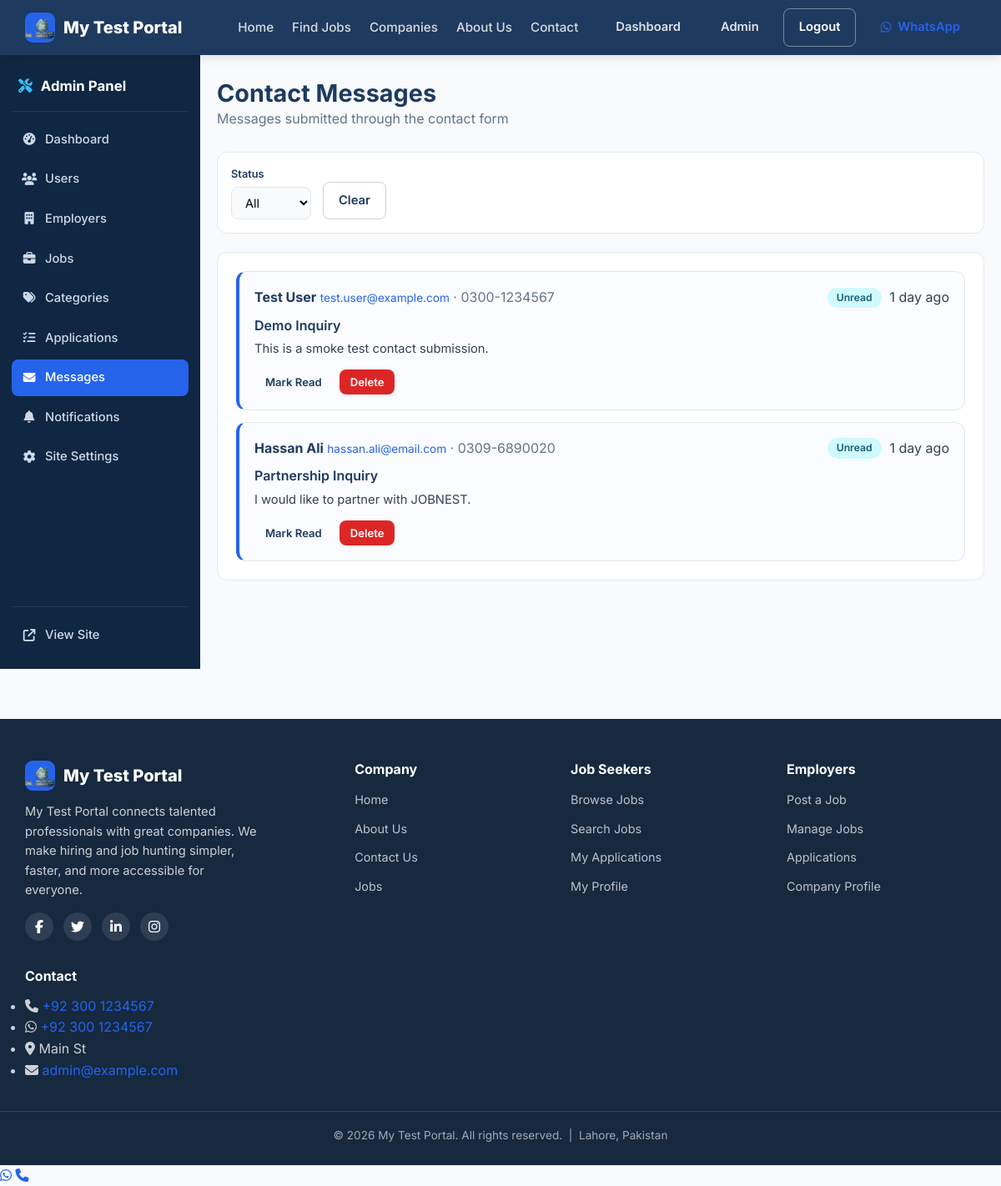
Screenshot of /admin/messages (signed in) with the database file from the repository.
### app/models/site_setting.py (models this page shows, shortened)
class SiteSetting(db.Model):
    __tablename__ = "site_settings"
    id = db.Column(db.Integer, primary_key=True)
    key = db.Column(db.String(80), unique=True, nullable=False, index=True)
    value = db.Column(db.Text, nullable=True)
    label = db.Column(db.String(120), nullable=True)
    group = db.Column(db.String(40), nullable=False, default="general")
    @classmethod
    def get_all(cls):
        return {s.key: s.value for s in cls.query.all()}

### app/models/contact.py (models this page shows, shortened)
class ContactMessage(db.Model):
    __tablename__ = "contact_messages"
    id = db.Column(db.Integer, primary_key=True)
    name = db.Column(db.String(150), nullable=False)
    email = db.Column(db.String(150), nullable=False)
    phone = db.Column(db.String(30), nullable=True)
    subject = db.Column(db.String(200), nullable=False)
    message = db.Column(db.Text, nullable=False)
    status = db.Column(db.String(20), default="unread", nullable=False, index=True)
    created_at = db.Column(db.DateTime, default=datetime.utcnow, nullable=False, index=True)

### app/routes/admin/__init__.py (the view)
@bp.route("/messages")
@login_required
@admin_required
def messages():
    status = request.args.get("status", "").strip()
    query = ContactMessage.query
    if status:
        query = query.filter_by(status=status)
    msgs = query.order_by(ContactMessage.created_at.desc()).all()
    return render_template("admin/messages.html", messages=msgs,
                           current_status=status, title="Contact Messages")

### app/__init__.py (called while the page is built)
@login_manager.user_loader
def load_user(user_id):
    from app.models.user import User
    return db.session.get(User, int(user_id))

### app/models/user.py (called while the page is built)
    @property
    def is_admin(self):
        return self.role == ROLE_ADMIN

    @property
    def is_employer(self):
        return self.role == ROLE_EMPLOYER

    @property
    def is_jobseeker(self):
        return self.role == ROLE_JOBSEEKER

### app/utils/helpers.py (called while the page is built)
def time_ago(dt):
    if not dt:
        return ""
    now = datetime.utcnow()
    diff = now - dt
    seconds = diff.total_seconds()
    if seconds < 60:
        return "just now"
    minutes = seconds // 60
    if minutes < 60:
        return f"{int(minutes)} minute{'s' if minutes != 1 else ''} ago"
    hours = minutes // 60
    if hours < 24:
        return f"{int(hours)} hour{'s' if hours != 1 else ''} ago"
    days = hours // 24
    if days < 30:
        return f"{int(days)} day{'s' if days != 1 else ''} ago"
    months = days // 30
    if months < 12:
        return f"{int(months)} month{'s' if months != 1 else ''} ago"
    years = months // 12
    return f"{int(years)} year{'s' if years != 1 else ''} ago"

### app/templates/admin/messages.html (shortened to what this page needs)
{% extends "admin/layout.html" %}
{% set active = 'messages' %}
{% block admin_content %}
<section class="dashboard admin-dashboard">
    <div class="container">
        <div class="dashboard-head">
            <div>
                <h1>Contact Messages</h1>
                <p>Messages submitted through the contact form</p>
            </div>
        </div>
        <form method="get" class="filter-bar">
            <div class="filter-field">
                <label>Status</label>
                <select name="status" onchange="this.form.submit()">
                    <option value="">All</option>
                </select>
            </div>
            <a href="{{ url_for('admin.messages') }}" class="btn btn-outline">Clear</a>
        </form>
        <div class="panel">
            <ul class="message-list">
                {% for m in messages %}
                <li class="message-item {% if m.status == 'unread' %}unread{% endif %}">
                    <div class="message-head">
                        <div>
                            <strong>{{ m.name }}</strong>
                            <a href="mailto:{{ m.email }}">{{ m.email }}</a>
                            {% if m.phone %}<span class="muted">· {{ m.phone }}</span>{% endif %}
                        </div>
                        <div class="message-meta">
                            <span class="badge {{ 'badge-info' if m.status == 'unread' else 'badge-pending' }}">{{ m.status|capitalize }}</span>
                            <span>{{ time_ago(m.created_at) }}</span>
                        </div>
                    </div>
                    <p class="message-subject">{{ m.subject }}</p>
                    <p class="message-body">{{ m.message }}</p>
                    <div class="message-actions">
                        <form method="post" action="{{ url_for('admin.toggle_message_read', msg_id=m.id) }}" class="inline-form">
                            <button class="btn btn-sm btn-ghost">{% if m.status == 'unread' %}Mark Read{% else %}Mark Unread{% endif %}</button>
                        </form>
                        <form method="post" action="{{ url_for('admin.delete_message', msg_id=m.id) }}" class="inline-form" onsubmit="return confirm('Delete this message?');">
                            <button class="btn btn-sm btn-danger">Delete</button>
                        </form>
                    </div>
                </li>
                {% else %}
                <li class="empty-cell">No messages found.</li>
                {% endfor %}
            </ul>
        </div>
    </div>
</section>
{% endblock %}

### app/templates/partials/navbar.html (shortened to what this page needs)
<nav class="navbar">
    <div class="container navbar-inner">
        <a href="{{ url_for('public.index') }}" class="brand">
            <span class="brand-logo"><img src="{{ url_for('static', filename='images/logo.webp') }}" alt="{{ site.SITE_NAME }} logo" class="brand-logo-img"></span>
            <span class="brand-name">{{ site.SITE_NAME }}</span>
        </a>
        <div class="nav-menu" id="navMenu">
            <ul class="nav-links">
                <li><a href="{{ url_for('public.index') }}" class="{% if request.endpoint == 'public.index' %}active{% endif %}">Home</a></li>
                <li><a href="{{ url_for('public.jobs') }}" class="{% if request.endpoint == 'public.jobs' %}active{% endif %}">Find Jobs</a></li>
                <li><a href="{{ url_for('public.companies') }}" class="{% if request.endpoint == 'public.companies' %}active{% endif %}">Companies</a></li>
                <li><a href="{{ url_for('public.about') }}" class="{% if request.endpoint == 'public.about' %}active{% endif %}">About Us</a></li>
                <li><a href="{{ url_for('public.contact') }}" class="{% if request.endpoint == 'public.contact' %}active{% endif %}">Contact</a></li>
            </ul>
            <div class="nav-auth">
                {% if current_user.is_authenticated %}
                    {% set dash = url_for('seeker.dashboard') %}
                    {% if current_user.is_admin %}{% set dash = url_for('admin.dashboard') %}{% endif %}
                    {% if current_user.is_employer %}{% set dash = url_for('employer.dashboard') %}{% endif %}
                    <a href="{{ dash }}" class="btn btn-ghost">Dashboard</a>
                    {% if current_user.is_jobseeker %}
                        <a href="{{ url_for('seeker.profile') }}" class="btn btn-ghost">Profile</a>
                    {% elif current_user.is_employer %}
                        <a href="{{ url_for('employer.company_profile') }}" class="btn btn-ghost">Company</a>
                    {% else %}
                        <a href="{{ url_for('admin.dashboard') }}" class="btn btn-ghost">Admin</a>
                    {% endif %}
                    <a href="{{ url_for('auth.logout') }}" class="btn btn-outline">Logout</a>
                {% else %}
                    <a href="{{ url_for('auth.login') }}" class="btn btn-ghost">Login</a>
                    <a href="{{ url_for('auth.register') }}" class="btn btn-primary">Sign Up</a>
                    <a href="{{ url_for('auth.login') }}" class="btn btn-admin-login" title="Admin Login"><i class="fa-solid fa-lock"></i> Admin</a>
                {% endif %}
                <a href="{{ site.SITE_WHATSAPP_HREF }}?text={{ site.SITE_WHATSAPP_MESSAGE|urlencode }}" target="_blank" rel="noopener" class="btn btn-whatsapp" title="Chat on WhatsApp">
                    <i class="fa-brands fa-whatsapp"></i> WhatsApp
                </a>
            </div>
        </div>
    </div>
</nav>

### app/templates/partials/footer.html
<footer class="footer">
    <div class="container footer-grid">
        <div class="footer-col footer-brand">
            <div class="brand">
                <span class="brand-logo"><img src="{{ url_for('static', filename='images/logo.webp') }}" alt="{{ site.SITE_NAME }} logo" class="brand-logo-img"></span>
                <span class="brand-name">{{ site.SITE_NAME }}</span>
            </div>
            <p class="footer-about">{{ site.SITE_NAME }} connects talented professionals with great companies. We make hiring and job hunting simpler, faster, and more accessible for everyone.</p>
            <div class="footer-social">
                <a href="{{ site.SITE_FACEBOOK_URL }}" aria-label="Facebook" target="_blank" rel="noopener"><i class="fa-brands fa-facebook-f"></i></a>
                <a href="{{ site.SITE_TWITTER_URL }}" aria-label="Twitter" target="_blank" rel="noopener"><i class="fa-brands fa-twitter"></i></a>
                <a href="{{ site.SITE_LINKEDIN_URL }}" aria-label="LinkedIn" target="_blank" rel="noopener"><i class="fa-brands fa-linkedin-in"></i></a>
                <a href="{{ site.SITE_INSTAGRAM_URL }}" aria-label="Instagram" target="_blank" rel="noopener"><i class="fa-brands fa-instagram"></i></a>
            </div>
        </div>
        <div class="footer-col">
            <h4>Company</h4>
            <ul class="footer-links">
                <li><a href="{{ url_for('public.index') }}">Home</a></li>
                <li><a href="{{ url_for('public.about') }}">About Us</a></li>
                <li><a href="{{ url_for('public.contact') }}">Contact Us</a></li>
                <li><a href="{{ url_for('public.jobs') }}">Jobs</a></li>
            </ul>
        </div>
        <div class="footer-col">
            <h4>Job Seekers</h4>
            <ul class="footer-links">
                <li><a href="{{ url_for('public.jobs') }}">Browse Jobs</a></li>
                <li><a href="{{ url_for('public.jobs') }}">Search Jobs</a></li>
                {% if current_user.is_authenticated and current_user.is_jobseeker %}
                    <li><a href="{{ url_for('seeker.applications') }}">My Applications</a></li>
                    <li><a href="{{ url_for('seeker.profile') }}">My Profile</a></li>
                {% else %}
                    <li><a href="{{ url_for('auth.register') }}">My Applications</a></li>
                    <li><a href="{{ url_for('auth.register') }}">My Profile</a></li>
                {% endif %}
            </ul>
        </div>
        <div class="footer-col">
            <h4>Employers</h4>
            <ul class="footer-links">
                {% if current_user.is_authenticated and current_user.is_employer %}
                    <li><a href="{{ url_for('employer.jobs') }}">Post a Job</a></li>
                    <li><a href="{{ url_for('employer.jobs') }}">Manage Jobs</a></li>
                    <li><a href="{{ url_for('employer.applications') }}">Applications</a></li>
                    <li><a href="{{ url_for('employer.company_profile') }}">Company Profile</a></li>
                {% else %}
                    <li><a href="{{ url_for('auth.register') }}">Post a Job</a></li>
                    <li><a href="{{ url_for('auth.register') }}">Manage Jobs</a></li>
                    <li><a href="{{ url_for('auth.register') }}">Applications</a></li>
                    <li><a href="{{ url_for('auth.register') }}">Company Profile</a></li>
                {% endif %}
            </ul>
        </div>
        <div class="footer-col">
            <h4>Contact</h4>
            <ul class="footer-contact">
                <li><i class="fa-solid fa-phone"></i> <a href="{{ site.SITE_PHONE_HREF }}">{{ site.SITE_PHONE_DISPLAY }}</a></li>
                <li><i class="fa-brands fa-whatsapp"></i> <a href="{{ site.SITE_WHATSAPP_HREF }}">{{ site.SITE_WHATSAPP_NUMBER }}</a></li>
                <li><i class="fa-solid fa-location-dot"></i> {{ site.SITE_ADDRESS }}</li>
                <li><i class="fa-solid fa-envelope"></i> <a href="mailto:{{ site.SITE_EMAIL }}">{{ site.SITE_EMAIL }}</a></li>
            </ul>
        </div>
    </div>
    <div class="footer-bottom">
        <div class="container">
            <p>&copy; {{ current_year }} {{ site.SITE_NAME }}. All rights reserved. &nbsp;|&nbsp; {{ site.SITE_CITY }}, {{ site.SITE_COUNTRY }}</p>
        </div>
    </div>
</footer>

### rows the page displays
SiteSetting: SITE_NAME "My Test Portal"
ContactMessage: name "Test User", email "test.user@example.com", phone "0300-1234567", status "Unread", created_at "1 day ago", subject "Demo Inquiry", message "This is a smoke test contact submission.", shows "Mark Read"
ContactMessage: name "Hassan Ali", email "hassan.ali@email.com", phone "0309-6890020", status "Unread", created_at "1 day ago", subject "Partnership Inquiry", message "I would like to partner with JOBNEST.", shows "Mark Read"
SiteSetting: SITE_PHONE_DISPLAY "+92 300 1234567"
SiteSetting: SITE_WHATSAPP_NUMBER "+92 300 1234567"
SiteSetting: SITE_ADDRESS "Main St"
SiteSetting: SITE_EMAIL "admin@example.com"
SiteSetting: SITE_CITY "Lahore"
SiteSetting: SITE_COUNTRY "Pakistan"

### other values shown
{{ current_year }} "2026"
